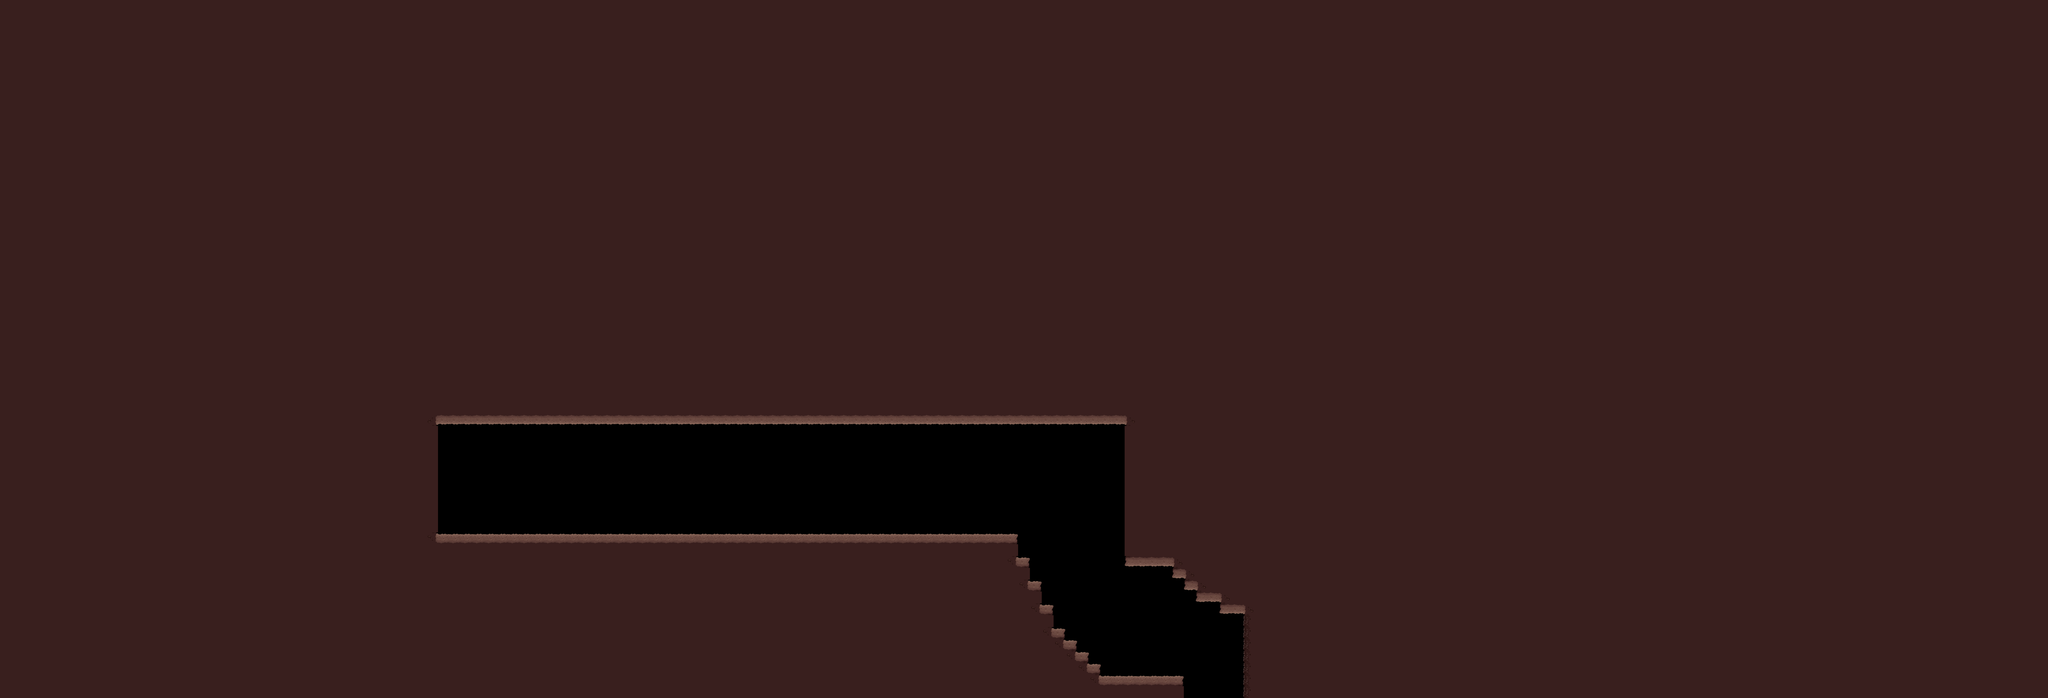

Tiled map render using the project's own tile images. Description and the map definition, with tile-layer contents summarised, below:
An orthogonal 173x59 tile map with 64x64 px tiles, 1 tile layer (Map), 5 tilesets and 73 objects (2x Portal, 2x Spawn, CheckPoint).

<map version="1.10" tiledversion="1.12.1" orientation="orthogonal" renderorder="right-down" width="173" height="59" tilewidth="64" tileheight="64" infinite="0" nextlayerid="13" nextobjectid="113">
 <tileset firstgid="1" name="Tileset 4" tilewidth="64" tileheight="64" tilecount="100" columns="10">
  <image source="Nivell 1/Tileset.png" width="640" height="640" />
  <tile id="0">
   <objectgroup draworder="index" id="2">
    <object id="1" x="5" y="6" width="59" height="58" />
   </objectgroup>
  </tile>
  <tile id="1">
   <objectgroup draworder="index" id="2">
    <object id="1" x="0" y="6" width="64" height="58" />
   </objectgroup>
  </tile>
  <tile id="2">
   <objectgroup draworder="index" id="2">
    <object id="1" x="0" y="6" width="59" height="58" />
   </objectgroup>
  </tile>
  <tile id="5">
   <objectgroup draworder="index" id="2">
    <object id="1" x="6" y="5" width="58" height="54" />
   </objectgroup>
  </tile>
  <tile id="6">
   <objectgroup draworder="index" id="2">
    <object id="1" x="0" y="5" width="64" height="54" />
   </objectgroup>
  </tile>
  <tile id="7">
   <objectgroup draworder="index" id="2">
    <object id="1" x="6" y="6" width="53" height="58" />
   </objectgroup>
  </tile>
  <tile id="8">
   <objectgroup draworder="index" id="2">
    <object id="1" x="0" y="5" width="58" height="54" />
   </objectgroup>
  </tile>
  <tile id="10">
   <objectgroup draworder="index" id="2">
    <object id="1" x="5" y="0" width="59" height="64" />
   </objectgroup>
  </tile>
  <tile id="12">
   <objectgroup draworder="index" id="2">
    <object id="1" x="0" y="0" width="59" height="64" />
   </objectgroup>
  </tile>
  <tile id="15">
   <objectgroup draworder="index" id="2">
    <object id="1" x="4" y="0" width="54" height="64" />
   </objectgroup>
  </tile>
  <tile id="17">
   <objectgroup draworder="index" id="2">
    <object id="1" x="2" y="1" width="62" height="62" />
   </objectgroup>
  </tile>
  <tile id="18">
   <objectgroup draworder="index" id="2">
    <object id="1" x="5" y="6" width="59" height="58" />
   </objectgroup>
  </tile>
  <tile id="19">
   <objectgroup draworder="index" id="2">
    <object id="1" x="0" y="0" width="59" height="58" />
   </objectgroup>
  </tile>
  <tile id="20">
   <objectgroup draworder="index" id="2">
    <object id="1" x="5" y="0" width="59" height="58" />
   </objectgroup>
  </tile>
  <tile id="21">
   <objectgroup draworder="index" id="2">
    <object id="1" x="0" y="0" width="64" height="58" />
   </objectgroup>
  </tile>
  <tile id="22">
   <objectgroup draworder="index" id="2">
    <object id="1" x="0" y="0" width="59" height="58" />
   </objectgroup>
  </tile>
  <tile id="25">
   <objectgroup draworder="index" id="2">
    <object id="1" x="5" y="0" width="53" height="58" />
   </objectgroup>
  </tile>
  <tile id="26">
   <objectgroup draworder="index" id="2">
    <object id="1" x="0" y="0" width="64" height="59" />
   </objectgroup>
  </tile>
  <tile id="27">
   <objectgroup draworder="index" id="2">
    <object id="1" x="0" y="0" width="64" height="59" />
   </objectgroup>
  </tile>
  <tile id="28">
   <objectgroup draworder="index" id="2">
    <object id="1" x="4" y="0" width="60" height="58" />
   </objectgroup>
  </tile>
  <tile id="29">
   <objectgroup draworder="index" id="2">
    <object id="1" x="0" y="6" width="58" height="58" />
   </objectgroup>
  </tile>
  <tile id="30">
   <objectgroup draworder="index" id="2">
    <object id="1" x="0" y="0" width="64" height="64" />
   </objectgroup>
  </tile>
  <tile id="31">
   <objectgroup draworder="index" id="2">
    <object id="1" x="0" y="0" width="64" height="64" />
   </objectgroup>
  </tile>
  <tile id="32">
   <objectgroup draworder="index" id="2">
    <object id="1" x="0" y="0" width="64" height="64" />
   </objectgroup>
  </tile>
  <tile id="34">
   <objectgroup draworder="index" id="2">
    <object id="1" x="0" y="0" width="58" height="64" />
   </objectgroup>
  </tile>
  <tile id="35">
   <objectgroup draworder="index" id="2">
    <object id="1" x="5" y="0" width="59" height="64" />
   </objectgroup>
  </tile>
  <tile id="36">
   <objectgroup draworder="index" id="2">
    <object id="1" x="5" y="0" width="59" height="64" />
   </objectgroup>
  </tile>
  <tile id="37">
   <objectgroup draworder="index" id="2">
    <object id="1" x="0" y="0" width="59" height="64" />
   </objectgroup>
  </tile>
  <tile id="38">
   <objectgroup draworder="index" id="2">
    <object id="1" x="1" y="1" width="62" height="62" />
   </objectgroup>
  </tile>
  <tile id="39">
   <objectgroup draworder="index" id="2">
    <object id="1" x="1" y="1" width="62" height="62" />
   </objectgroup>
  </tile>
  <tile id="44">
   <objectgroup draworder="index" id="2">
    <object id="1" x="0" y="5" width="64" height="59" />
   </objectgroup>
  </tile>
  <tile id="45">
   <objectgroup draworder="index" id="2">
    <object id="1" x="0" y="5" width="64" height="59" />
   </objectgroup>
  </tile>
 </tileset>
 <tileset firstgid="101" source="Assets level 4/middle level 4.tsx" />
 <tileset firstgid="144" name="Tileset 3" tilewidth="64" tileheight="64" tilecount="100" columns="10">
  <image source="Nivell 4/TL_Nivell_4_01.png" width="640" height="640" />
  <tile id="0">
   <objectgroup draworder="index" id="2">
    <object id="1" x="1" y="7" width="63" height="57" />
   </objectgroup>
  </tile>
  <tile id="1">
   <objectgroup draworder="index" id="2">
    <object id="1" x="0" y="7" width="64" height="57" />
   </objectgroup>
  </tile>
  <tile id="2">
   <objectgroup draworder="index" id="2">
    <object id="1" x="0" y="7" width="63" height="57" />
   </objectgroup>
  </tile>
  <tile id="7">
   <objectgroup draworder="index" id="2">
    <object id="1" x="0" y="0" width="64" height="64" />
   </objectgroup>
  </tile>
  <tile id="8">
   <objectgroup draworder="index" id="2">
    <object id="1" x="0" y="0" width="64" height="58" />
   </objectgroup>
  </tile>
  <tile id="9">
   <objectgroup draworder="index" id="2">
    <object id="1" x="0" y="0" width="64" height="64" />
   </objectgroup>
  </tile>
  <tile id="10">
   <objectgroup draworder="index" id="2">
    <object id="1" x="1" y="0" width="63" height="64" />
   </objectgroup>
  </tile>
  <tile id="12">
   <objectgroup draworder="index" id="2">
    <object id="1" x="0" y="0" width="64" height="64" />
   </objectgroup>
  </tile>
  <tile id="17">
   <objectgroup draworder="index" id="2">
    <object id="1" x="0" y="0" width="64" height="64" />
   </objectgroup>
  </tile>
  <tile id="19">
   <objectgroup draworder="index" id="2">
    <object id="1" x="0" y="0" width="64" height="64" />
   </objectgroup>
  </tile>
  <tile id="20">
   <objectgroup draworder="index" id="2">
    <object id="1" x="1" y="0" width="63" height="57" />
   </objectgroup>
  </tile>
  <tile id="21">
   <objectgroup draworder="index" id="2">
    <object id="1" x="0" y="0" width="64" height="57" />
   </objectgroup>
  </tile>
  <tile id="22">
   <objectgroup draworder="index" id="2">
    <object id="1" x="0" y="0" width="63" height="57" />
   </objectgroup>
  </tile>
  <tile id="23">
   <objectgroup draworder="index" id="2">
    <object id="1" x="0" y="0" width="64" height="64" />
   </objectgroup>
  </tile>
  <tile id="27">
   <objectgroup draworder="index" id="2">
    <object id="1" x="0" y="0" width="64" height="64" />
   </objectgroup>
  </tile>
  <tile id="28">
   <objectgroup draworder="index" id="2">
    <object id="1" x="0" y="6" width="64" height="58" />
   </objectgroup>
  </tile>
  <tile id="29">
   <objectgroup draworder="index" id="2">
    <object id="1" x="0" y="0" width="64" height="64" />
   </objectgroup>
  </tile>
  <tile id="30">
   <objectgroup draworder="index" id="2">
    <object id="1" x="0" y="0" width="64" height="64" />
   </objectgroup>
  </tile>
  <tile id="31">
   <objectgroup draworder="index" id="2">
    <object id="1" x="0" y="0" width="64" height="64" />
   </objectgroup>
  </tile>
  <tile id="32">
   <objectgroup draworder="index" id="2">
    <object id="1" x="0" y="0" width="64" height="64" />
   </objectgroup>
  </tile>
  <tile id="33">
   <objectgroup draworder="index" id="2">
    <object id="1" x="0" y="0" width="64" height="64" />
   </objectgroup>
  </tile>
  <tile id="34">
   <objectgroup draworder="index" id="2">
    <object id="1" x="0" y="0" width="64" height="64" />
   </objectgroup>
  </tile>
  <tile id="35">
   <objectgroup draworder="index" id="2">
    <object id="1" x="0" y="1" width="64" height="63" />
   </objectgroup>
  </tile>
  <tile id="36">
   <objectgroup draworder="index" id="2">
    <object id="1" x="0" y="0" width="64" height="64" />
   </objectgroup>
  </tile>
  <tile id="40">
   <objectgroup draworder="index" id="2">
    <object id="1" x="0" y="0" width="64" height="64" />
   </objectgroup>
  </tile>
  <tile id="41">
   <objectgroup draworder="index" id="2">
    <object id="1" x="0" y="0" width="64" height="64" />
   </objectgroup>
  </tile>
  <tile id="42">
   <objectgroup draworder="index" id="2">
    <object id="1" x="0" y="0" width="64" height="64" />
   </objectgroup>
  </tile>
  <tile id="43">
   <objectgroup draworder="index" id="2">
    <object id="1" x="0" y="0" width="64" height="64" />
   </objectgroup>
  </tile>
 </tileset>
 <tileset firstgid="244" source="back.tsx" />
 <tileset firstgid="272" source="Assets level 4/foreground/fore level 4.tsx" />
 <imagelayer id="6" name="Background" offsetx="16" offsety="0">
  <image source="../textures/fons_enviroment/Map4/Map4_fondo.png" width="11072" height="11392" />
 </imagelayer>
 <imagelayer id="9" name="Background">
  <image source="../textures/fons_enviroment/Map4/Map4_fondo_delante_1.png" width="11072" height="11392" />
 </imagelayer>
 <imagelayer id="10" name="Background">
  <image source="../textures/fons_enviroment/Map4/Map4_fondo_delante_2.png" width="11072" height="11392" />
 </imagelayer>
 <objectgroup id="4" name="background">
  <object id="107" gid="270" x="6387" y="3770" width="402.707" height="491.726" />
  <object id="108" gid="267" x="5488" y="3480" width="456" height="448" />
  <object id="109" gid="261" x="3891" y="2882" width="1270" height="423" />
  <object id="111" gid="257" x="6040" y="3707" width="348" height="454" />
 </objectgroup>
 <objectgroup id="2" name="middleground">
  <object id="100" gid="294" x="5771" y="3667" width="354" height="474" />
  <object id="101" gid="299" x="4879" y="2885" width="567.571" height="137" />
  <object id="102" gid="292" x="6300.11" y="2423.89" width="627" height="417" rotation="206.515" />
  <object id="106" gid="2147483938" x="6711" y="3498" width="915" height="391" rotation="-90" />
 </objectgroup>
 <objectgroup id="3" name="Entities" />
 <layer id="1" name="Map" width="173" height="59">
  <properties>
   <property name="Draw" type="bool" value="true" />
  </properties>
  <data>[10207 cells, 9528 non-empty, 9 distinct tile ids]</data>
 </layer>
 <objectgroup id="12" name="Checkpoint">
  <object id="97" type="CheckPoint" x="6081.33" y="3591">
   <point />
  </object>
 </objectgroup>
 <objectgroup id="7" name="Portals">
  <object id="94" type="Portal" x="6346.33" y="3696.55" width="415.334" height="76.2423">
   <properties>
    <property name="spawnId" value="F" />
    <property name="target" value="MapLvl4ZonaMedia.tmx" />
   </properties>
  </object>
  <object id="95" type="Portal" x="2333.06" y="2270.85" width="2486" height="645.576">
   <properties>
    <property name="spawnId" value="G" />
    <property name="target" value="MapLvl4ZonaAntagonistaFinal.tmx" />
   </properties>
  </object>
 </objectgroup>
 <objectgroup id="8" name="Spawns">
  <object id="93" type="Spawn" x="6322.33" y="3605">
   <properties>
    <property name="spawnId" value="E" />
   </properties>
   <point />
  </object>
  <object id="96" type="Spawn" x="5163.63" y="2848.49">
   <properties>
    <property name="spawnId" value="I" />
   </properties>
   <point />
  </object>
 </objectgroup>
 <objectgroup id="5" name="Entities" />
 <objectgroup id="3" name="foreground" />
</map>
